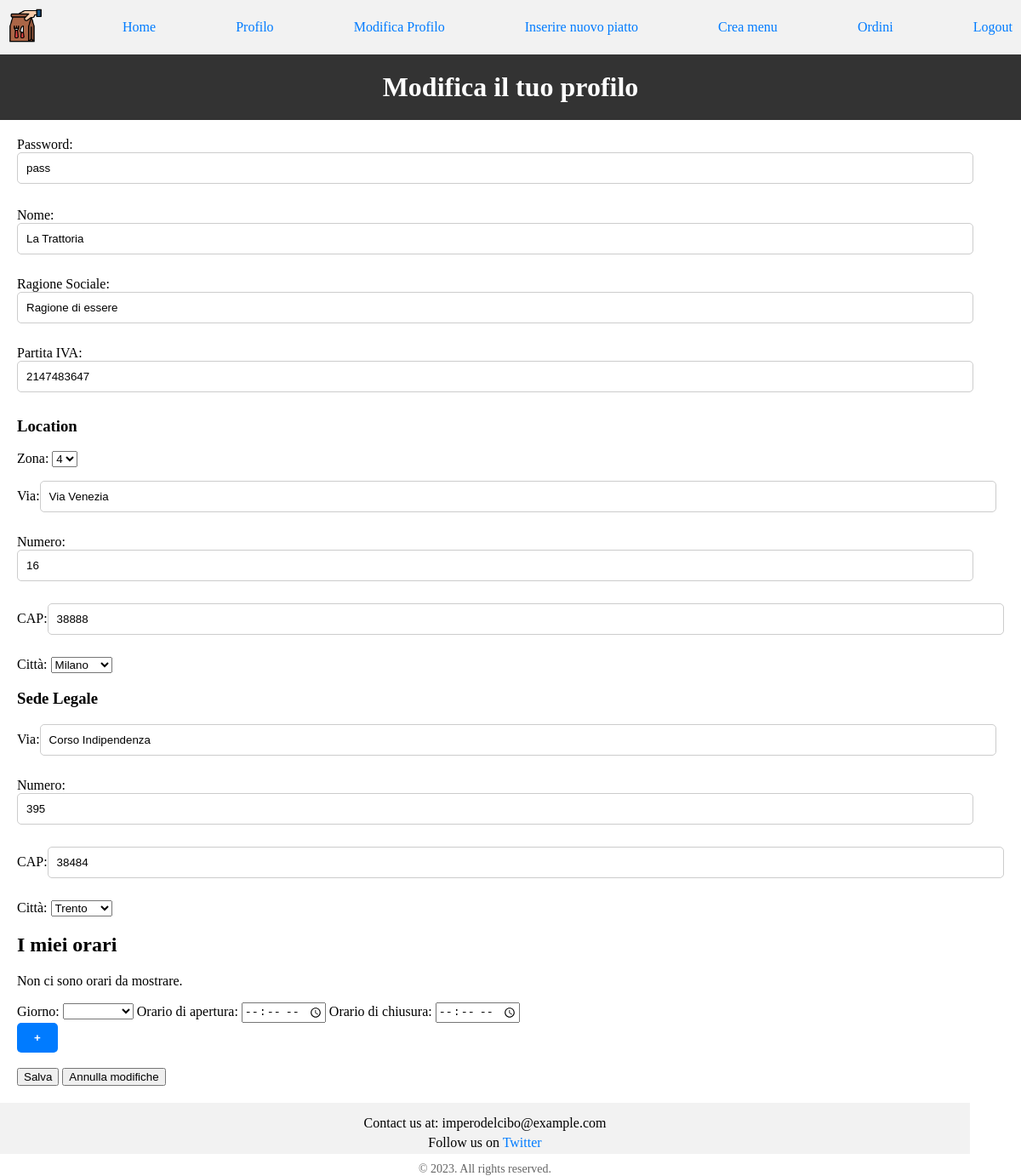
/applicativo/frontend/modificaprofilo_ristorante.php (signed in), run on an earlier commit of the app's database.
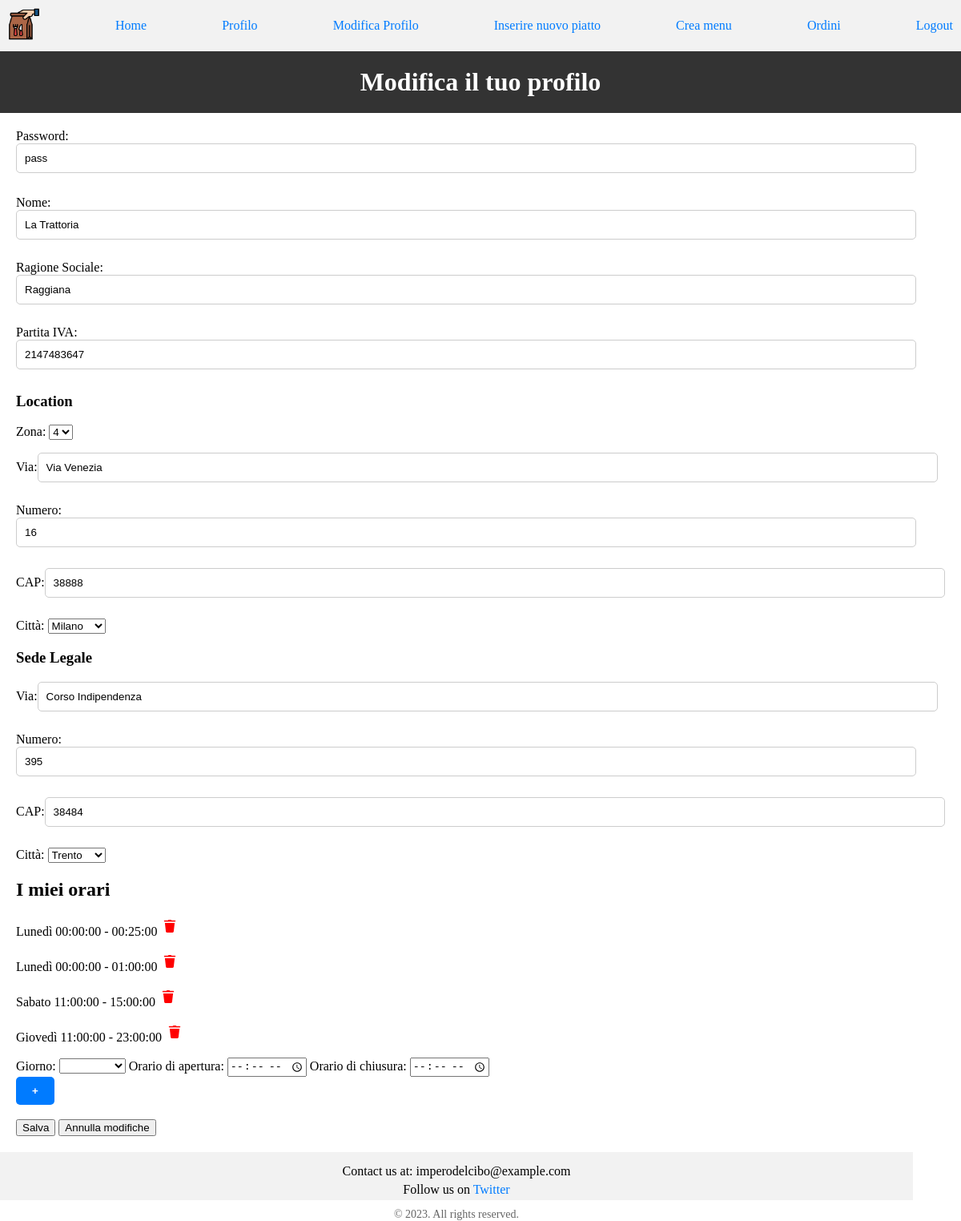
And on a later commit of the database.
### tables this page shows
CREATE TABLE `ristorante` (
  `mail` varchar(40) NOT NULL,
  `password` varchar(30) NOT NULL,
  `partitaiva` varchar(11) NOT NULL,
  `nome` varchar(30) NOT NULL,
  `ragsoc` char(20) NOT NULL,
  `location` int(11) NOT NULL,
  `sedelegale` int(11) NOT NULL
);

CREATE TABLE `operainrist` (
  `mailrist` varchar(40) NOT NULL,
  `zona` enum('1','2','3','4','5') NOT NULL
);

CREATE TABLE `indirizzo` (
  `id` int(11) NOT NULL,
  `via` char(25) NOT NULL,
  `numero` varchar(3) NOT NULL,
  `cap` varchar(5) NOT NULL,
  `citta` enum('Milano','Roma','Palermo','Torino','Cagliari','Trento') NOT NULL
);

CREATE TABLE `turno` (
  `id` int(11) NOT NULL,
  `giorno` enum('Lunedì','Martedì','Mercoledì','Giovedì','Venerdì','Sabato','Domenica') NOT NULL,
  `orainizio` time NOT NULL,
  `orafine` time NOT NULL
);

### applicativo/backend/display_risto_info.php (called while the page is built, shortened)
<?php
include("../common/connessione.php");
if (!isset($_SESSION["utente"])) {
    header("Location: ../index.html");
} else {
    $mail = $_SESSION["utente"];
    $sql = "SELECT ristorante.*, indirizzo.*, sedelegale.via AS viasl, sedelegale.numero AS numerosl, sedelegale.cap AS capsl, sedelegale.citta AS cittasl, operainrist.zona
            FROM ristorante INNER JOIN indirizzo ON ristorante.location = indirizzo.id
            LEFT JOIN indirizzo AS sedelegale ON ristorante.sedelegale = sedelegale.id
            LEFT JOIN operainrist ON ristorante.mail = operainrist.mailrist
            WHERE ristorante.mail = '$mail';";
    $risultato = $conn->query($sql);
    if ($risultato->num_rows > 0) {
        $row = $risultato->fetch_assoc();
    } else {
        echo "Non è stato trovato alcun record associato alla email";
    }
}
?>

### applicativo/frontend/modificaprofilo_ristorante.php (the view, shortened to what this page needs)
<!DOCTYPE html>
<html>
    <head>
        <link rel="stylesheet" type="text/css" href="../css/stile.css">
    </head>
    <body>
	    <?php include ("../common/navbar_ristorante.php");
        include("../backend/display_risto_info.php");
        ?>
	    <h1>Modifica il tuo profilo</h1>
	    <section class="page-content">
	        <form method="POST" action="../backend/modificaprofilo_ris.php?id=<?php echo $mail;?>">
		        <label for="password">Password:</label>
                <input type="text" value="<?php echo $row['password']; ?>" name="password" maxlength="30" required>
                <br><br>
		        <label for="nome">Nome:</label>
                <input type="text" value="<?php echo $row['nome']; ?>" name="nome" maxlength="30" required>
		        <p><label>Ragione Sociale:</label><input type="text" value="<?php echo $row['ragsoc']; ?>" name="ragsoc" maxlength="20" requiired></p>
		        <p><label>Partita IVA:</label><input type="text" inputmode="numeric" value="<?php echo $row['partitaiva']; ?>" name="partitaiva" minlength="11" maxlength="11" size="11"
		        onkeypress="return (event.charCode !=8 && event.charCode ==0 || (event.charCode >= 48 && event.charCode <= 57))" required></p>
	            <h3>Location</h3>
	            <label for="zona">Zona: </label>
                <select id="zona" name="zona" required>
                <option value="4" <?php echo ($row["zona"] == "4") ? "selected" : "";?>>4</option>
                </select>
		        <p><label>Via:</label><input type="text" value="<?php echo $row['via']; ?>" name="via" maxlength="25" required></p>
		        <p><label>Numero:</label><input type="text" value="<?php echo $row['numero']; ?>" name="numero" maxlength="3" size="3"
		        onkeypress="return (event.charCode !=8 && event.charCode ==0 || (event.charCode >= 48 && event.charCode <= 57))" required></p>
		        <p><label>CAP:</label><input type="text" value="<?php echo $row['cap']; ?>" name="cap" minlength="5" maxlength="5" size="5"
		        onkeypress="return (event.charCode !=8 && event.charCode ==0 || (event.charCode >= 48 && event.charCode <= 57))" required></p>
		        <label for="citta">Città: </label>
                <select id="citta" name="citta" required>
                    <option value="milano" <?php echo ($row["citta"] == "Milano") ? "selected" : "";?>>Milano</option>
                </select>
	            <h3>Sede Legale</h3>
		        <p><label>Via:</label><input type="text" value="<?php echo $row['viasl']; ?>" name="viasl" maxlength="25" required></p>
		        <p><label>Numero:</label><input type="text" inputmode="numeric" value="<?php echo $row['numerosl']; ?>" name="numerosl" maxlength="3" size="3"
		        onkeypress="return (event.charCode !=8 && event.charCode ==0 || (event.charCode >= 48 && event.charCode <= 57))" required></p>
		        <p><label>CAP:</label><input type="text" inputmode="numeric" value="<?php echo $row['capsl']; ?>" name="capsl" minlength="5" maxlength="5" size="5"
		        onkeypress="return (event.charCode !=8 && event.charCode ==0 || (event.charCode >= 48 && event.charCode <= 57))" required></p>
		        <label for="cittasl">Città: </label>
                <select id="citta_sedelegale" name="cittasl" required>
                    <option value="trento" <?php echo ($row["cittasl"] == "Trento") ? "selected" : "";?>>Trento</option>
                </select>
		        <div class="tab" id="orari">
                    <h2>I miei orari</h2>
                    <div class="orariRist">
                        <?php include("../backend/visualizza_orari_ristorante2.php");?>
                    </div>
                        <div id="dynamicFieldContainer">
                            <div class="dynamicField">
                                <label for="giorno">Giorno: </label>
                                <select id="giorno0" name="giorno[]">
                                    <option disabled selected value></option>
                                    <option value="Lunedì">Lunedì</option>
                                </select>
                                <label for="orainizio0">Orario di apertura: </label>
                                <input type="time" id="orainizio0" name="orainizio[]" step="300">
                                <label for="orafine0">Orario di chiusura: </label>
                                <input type="time" id="orafine0" name="orafine[]" step="300">
                            </div>
                        </div>
                    <button type="button" onclick="aggiungiCampo()">+</button>
                </div>
                <br>
		        <input type="submit" name="submit" value="Salva">
                <span><input type="reset" value="Annulla modifiche">
		    </form>
	</section>
</body>
</html>

### applicativo/common/navbar_ristorante.php
<!DOCTYPE html>
<html>
<div class="header">
        <div class="navbar">
            <li><img src="../images/MainIcon.png" height="40px"></li>
                <a href="ristorante.php">Home</a>
                <a href="profilo_ristorante.php">Profilo</a>
                <a href="modificaprofilo_ristorante.php">Modifica Profilo</a>
                <a href="inserisci_piatto.html">Inserire nuovo piatto</a>
                <a href="crea_menu.php">Crea menu</a>
                <a href="ordini_ristorante.php">Ordini</a>
                <a href="../common/logout.php">Logout</a>
            </div>
        </div>
<html>

### applicativo/backend/visualizza_orari_ristorante2.php
<?php
$sql = "SELECT giorno, orainizio, orafine
        FROM  turno
        WHERE turno.id IN (
            SELECT turno
            FROM rlavorasu
            WHERE mail = '$mail');";
$risultato = $conn->query($sql);
if ($risultato->num_rows > 0) {
    while($row = $risultato->fetch_assoc()) {
        echo "<div class=\"" . $row['giorno'] . $row['orainizio'] . $row['orafine'] . "\">";
        echo "<p>" . $row['giorno'] . "   " . $row['orainizio'] . " - " . $row['orafine'] . " ";
        echo "<img src='../immagini/delete-icon2.png' onclick=\"eliminaOrari('{$row['giorno']}','{$row['orainizio']}', '{$row['orafine']}', '{$mail}', 'ristorante')\"></img></p>";
        echo "</div>";
    }
} else {
    echo "<p>Non ci sono orari da mostrare.</p>";
}
?>

### applicativo/css/stile.css (style rules this page uses)
body { padding: 0; margin: 0; padding-bottom: 60px; min-height: 100vh; position: relative; flex-direction: column; }
h1 { flex-grow: 1; background-color: #333; color: #fff; padding: 20px; text-align: center; margin: 0; }
button { background-color: #007bff; color: #fff; border: none; padding: 10px 20px; cursor: pointer; font-weight: bold; border-radius: 5px; }
input[type="text"], input[type="number"], input[type="float"] { width: 95%; padding: 10px; margin-bottom: 10px; border: 1px solid #ccc; border-radius: 5px; }
a { color: #007bff; text-decoration: none; }
footer { background-color: #f2f2f2; padding: 10px; text-align: center; box-sizing: border-box; width: 95%; height: 60px; position: absolute; bottom: 0; }
.footer-content { margin-bottom: 10px; }
.footer-content p { margin: 5px 0; }
.footer-content a { text-decoration: none; color: #007bff; }
.copyright { font-size: 14px; color: #666; }
.navbar { display: flex; justify-content: space-between; align-items: center; padding: 10px; background-color: #f2f2f2; position: relative; }
.navbar li { list-style-type: none; }
.page-content { padding: 20px; width: 100%; box-sizing: border-box; }

What changed in the data, as far as the page shows it:
changed ristorante "pass": ragsoc "Ragione di essere" → "Raggiana"
now on this page (row unchanged): turno: giorno "Lunedì", orainizio "00:00:00", orafine "00:25:00"
now on this page (row unchanged): turno: giorno "Lunedì", orainizio "00:00:00", orafine "01:00:00"
added turno: giorno "Sabato", orainizio "11:00:00", orafine "15:00:00"
added turno: giorno "Giovedì", orainizio "11:00:00", orafine "23:00:00"
Also different on the page:
text no longer shown: "Non ci sono orari da mostrare."
